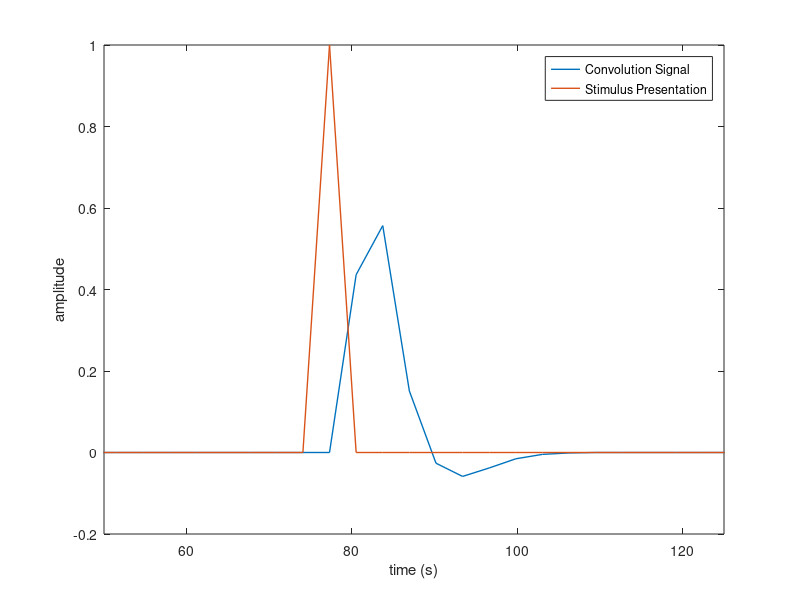

Here is the MATLAB script that generated this plot: (Note: this script raises an error after producing the figure.)
%% 6.6A
load('exercise_fMRI_small.mat');
%% 6.6B
%% 6.6B - a) 
s1 = zeros(1,50);
s1(25) = 1;
%% 6.6B - b)
c1 = conv(s1, hrf);
%% 6.6B - c)
c1t =  0:3.22: 3.22*(length(c1)-1);
s1t = 0:3.22: 3.22*(length(s1)-1);

plot(c1t, c1, 'DisplayName', 'Convolution Signal', 'LineWidth', 1);
hold on;
plot(s1t, s1, 'DisplayName', 'Stimulus Presentation', 'LineWidth', 1 );
legend
xlabel('time (s)');
xlim([50 125]);
ylabel('amplitude');
%% 6.6B - d)
% the new graph isn't as smooth and doesn't reach as high as the one in 6.2B,
% probably the result of convolution with a different HRF vector

%% 6.6B - e)
% the signal spike happens about 6.5 seconds after the stimulus, and 
% it is returned to baseline level at 109.48 seconds, about 29 seconds 
% after its onset


%% 6.6C
%% 6.6C - a)
nrscans = length(bold);
D = [];
conditions = ["fix", "stat", "att", "natt"];
for condition = conditions
    con_idx = eval(condition);
    condition_stimuli = zeros(nrscans, 1); % make a zeros vector
    condition_stimuli(con_idx) = 1; % populate zeros vector with index of stimulus presentation
    D = [D condition_stimuli];
end

%% 6.6C - b)
time = 0:3.22: 3.22*(length(bold) -1);

subplot(4,2,2:2:8);
imagesc(D);
colormap gray;
title('Design Matrix');
actual_time = 3.22 * size(D,1); 
ytick =         1   : 200/3.22  : actual_time;
yticklabels =   0   : 200       : 200  * ceil( actual_time /200);
set(gca, 'YTick', ytick, 'YTickLabel', yticklabels);
set(gca, 'XTick', [1 2 3 4], 'XTickLabel', conditions);

ylabel('time (s)');
xlabel('Regression');

idx = 1;

for i=1:2:7
    subplot(4,2,i);
    area(time, D(:,idx));
    ylim([-0.1 1.1]);
    xlim([0 time(end)]);
    title(strcat("condition ", conditions(idx)));
    xlabel('time (s)');
    ylabel('presentation');
    set(gca, 'YTick', [0, 1], 'YTickLabel', ["hidden", "shown"]);
    idx = idx + 1;
end
subplot(4,2,3);
set(gcf,'position',[10,10,800,1000]);
shg;
%% 6.6C - c)
% condition:
%
% * fix : 16 times
% * stat : 4 times
% * att  : 8 times 
% * natt : 8 times
%
% fixed order:
%
% * there is a fix (fixation point probably) between every stimulus except
% before stat
% * in the first half it goes [att-natt-att-natt-stat] x2
% * in the second half it goes [natt-att-natt-att-stat] x2
%
% each stimulus was presented for about 10 scans, each scan takes 3.22
% seconds which means each stimulus presentation lasted about 32.2 seconds

%% 6.6C - d)
DHRF = conv2(hrf, D);

%% 6.6C - e)  - CODE
clf;

subplot(4,2,2:2:8);

imagesc(DHRF);
colormap gray;
actual_duration_HRF = 3.22 * size(DHRF,1); 
ytick =         1   : 200/3.22  : actual_duration_HRF;
yticklabels =   0   : 200       : 200  * ceil( actual_duration_HRF /200);
set(gca, 'YTick', ytick, 'YTickLabel', yticklabels);
set(gca, 'XTick', [1 2 3 4], 'XTickLabel', conditions);

title('Design Matrix HRF');
ylabel('time (s)');
xlabel('Regression');

time_HRF = 0:3.22: 3.22*(length(DHRF) -1);

idx = 1;
for i=1:2:7
    subplot(4,2,i);
    plot(time_HRF, DHRF(:,idx));
    xlim([0 time_HRF(end)]);
    title(strcat("HRF condition ", conditions(idx)));
    xlabel('time (s)');
    ylabel('activation');
    idx = idx + 1;
end

set(gcf,'position',[10,10,800,1000])

%% 6.6C - e)  - ANSWER
% there is a difference between the two design matrices, because the
% convolution with HRF introduced a few more values that appear as black in
% the graph. They are the inhibitory part of the response, so it has
% negative values which are interpreted as a 0, or black in the graph.
%% 6.6C - f)
DHRF = [ones(size(DHRF,1), 1)  DHRF];

%% 6.6D
%% 6.6D - a) - CODE
clf;
for i=1:3
    subplot(3,1,i)
    plot(time, bold(:,i), 'DisplayName', strcat("BOLD Voxel ", num2str(i)));
    xlim([0 time(end)]);
    xlabel('time (s)');
    ylabel('amplitude');
    title(strcat("Conditions + Response of BOLD Voxel ", num2str(i)));
    hold on;
    for condition=1:4
        area(time, D(:,condition), 'FaceAlpha', 0.3, 'EdgeAlpha', 0, 'DisplayName', strcat("condition ", conditions(condition)));
        legend("Location", "northeastoutside");
    end
    set(gcf,'position',[10,10,1000,1000])
end

%% 6.6D - a) - ANSWER
% 
% * condition fix - all voxels exhibit decrease in excitation during
% condition fix but voxel 1's amplitude doesn't decrease that much, while
% voxel 2 and 3 drop really low
% * condition natt - voxel 2 and 3 get more excited in response to natt
% * condition stat - all voxels exhibit decrease in excitation during
% condition stat but voxel 3's amplitude doesn't decrease that much, while
% voxel 1 experiences a moderate drop and voxel 2 - a steep drop
% * condition att - all 3 voxels get excited during presentation of
% condition att

%% 6.6D - B

XD = DHRF(1:360,:);
betas = [];
for vox=1:3
    betas = [betas regress(bold(:, vox), XD)];
end
%% 6.6D - C
fitted_bold = XD*betas;
error = bold - fitted_bold;

%% 6.6D - D
clf; % clear leftover plots

for vox=1:3
   subplot(3,1,vox);
   plot(time, fitted_bold(:,vox), "DisplayName", "fitted bold singal");
   hold on;
   plot(time, bold(:,vox), "DisplayName", "bold signal");
   plot(time, error(:,vox), "DisplayName", "error");
   title(strcat("voxel ", num2str(vox)));
   xlabel("time (s)");
   legend("Location", "northeastoutside");
end
set(gcf,'position',[10,10,1000,1000])
%% 6.6D -  E  - Code

sSqErr = [];
for vox=1:3
    sSqErr = [sSqErr sum(error(:,vox).^2)];
end
disp(sSqErr);
%% 6.6D -  E  - Answer
% The 3rd voxel has the smallest sum of squared errors therefore its
% regression model is the best

%% 6.6E 
%% 6.6E -  A - Code
clf;

condition_betas = betas(2:5,:).';
bar(condition_betas);
legend(conditions, "Location", "southeast");
ylabel('coefficient size');
title('regression coefficients');
set(gca, 'XTick', [1 2 3], 'XTickLabel', ["Voxel 1","Voxel 2","Voxel 3"] );
%% 6.6E -  A - Answer
%
% * Voxel 1's activation is explained mostly by att
% * Voxel 2's activation is explained mostly by att and natt
% * Voxel 3's activation is explained mostly by att, natt and stat

%% 6.6E - B code

statfix = zeros(1,4);
statfix( conditions == "stat") = 1;
statfix( conditions == "fix") = -1;
nattstat = zeros(1,4);
nattstat( conditions == "natt") = 1;
nattstat( conditions == "stat") = -1;
attnatt = zeros(1,4);
attnatt( conditions == "att") = 1;
attnatt( conditions == "natt") = -1;

contrasts_idx = [ statfix; nattstat; attnatt].';
contrasts = condition_betas*contrasts_idx;
subplot(1,2,1);
bar(contrasts);
set(gca, 'XTick', [1 2 3], 'XTickLabel', ["Voxel 1","Voxel 2","Voxel 3"] );
legend(["stat-fix", "natt-stat", "att-natt"], "Location", "northwest");
title('Grouped by voxel');
subplot(1,2,2);

contrastst= contrasts.';
bar(contrastst);
set(gca, 'XTick', [1 2 3], 'XTickLabel', ["stat-fix", "natt-stat", "att-natt"] );
legend(["Voxel 1","Voxel 2","Voxel 3"]);
title('Grouped by contrast');
set(gcf,'position',[10,10,1000,500])

%% 6.6E - B answer
%
% these results indicate the contrast (difference/amplitude) in activity 
% with respect to a condition and its opposite. The higher the contrast the
% more it is likely that the voxel's activity is coded for that type of
% contrast
%
% * Voxel 1 (from primary visual cortex) is most sensitive to attention
% vs no attention).
% * Voxel 2 (from MT) is most sensitive to motion vs no motion (which iirc makes
% sense given past research into that area showing neurons there code for
% specific motion direction).
% * Voxel 3 (from IPS) is most sensitive to abesence vs presence of a
% stimulus.
